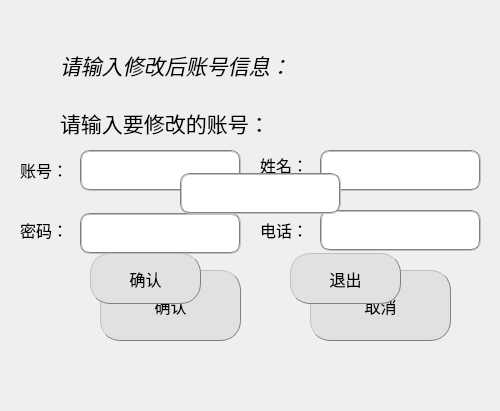
<?xml version="1.0" encoding="UTF-8"?>
<ui version="4.0">
 <class>ModifyAccount</class>
 <widget class="QDialog" name="ModifyAccount">
  <property name="geometry">
   <rect>
    <x>0</x>
    <y>0</y>
    <width>500</width>
    <height>411</height>
   </rect>
  </property>
  <property name="windowTitle">
   <string>Dialog</string>
  </property>
  <widget class="QWidget" name="modifyWidget" native="true">
   <property name="geometry">
    <rect>
     <x>0</x>
     <y>10</y>
     <width>501</width>
     <height>371</height>
    </rect>
   </property>
   <widget class="QLineEdit" name="telIn">
    <property name="geometry">
     <rect>
      <x>320</x>
      <y>200</y>
      <width>161</width>
      <height>41</height>
     </rect>
    </property>
    <property name="font">
     <font>
      <pointsize>12</pointsize>
     </font>
    </property>
    <property name="styleSheet">
     <string notr="true">border:2px groove gray;border-radius:10px;padding:2px 4px</string>
    </property>
   </widget>
   <widget class="QLabel" name="label_2">
    <property name="geometry">
     <rect>
      <x>20</x>
      <y>140</y>
      <width>91</width>
      <height>41</height>
     </rect>
    </property>
    <property name="text">
     <string>&lt;html&gt;&lt;head/&gt;&lt;body&gt;&lt;p&gt;&lt;span style=&quot; font-size:12pt;&quot;&gt;账号：&lt;/span&gt;&lt;/p&gt;&lt;/body&gt;&lt;/html&gt;</string>
    </property>
   </widget>
   <widget class="QLineEdit" name="numIn">
    <property name="geometry">
     <rect>
      <x>80</x>
      <y>140</y>
      <width>161</width>
      <height>41</height>
     </rect>
    </property>
    <property name="font">
     <font>
      <pointsize>12</pointsize>
     </font>
    </property>
    <property name="styleSheet">
     <string notr="true">border:2px groove gray;border-radius:10px;padding:2px 4px</string>
    </property>
   </widget>
   <widget class="QLabel" name="label_3">
    <property name="geometry">
     <rect>
      <x>20</x>
      <y>200</y>
      <width>91</width>
      <height>41</height>
     </rect>
    </property>
    <property name="text">
     <string>&lt;html&gt;&lt;head/&gt;&lt;body&gt;&lt;p&gt;&lt;span style=&quot; font-size:12pt;&quot;&gt;密码：&lt;/span&gt;&lt;/p&gt;&lt;/body&gt;&lt;/html&gt;</string>
    </property>
   </widget>
   <widget class="QLabel" name="label_5">
    <property name="geometry">
     <rect>
      <x>260</x>
      <y>200</y>
      <width>91</width>
      <height>41</height>
     </rect>
    </property>
    <property name="text">
     <string>&lt;html&gt;&lt;head/&gt;&lt;body&gt;&lt;p&gt;&lt;span style=&quot; font-size:12pt;&quot;&gt;电话：&lt;/span&gt;&lt;/p&gt;&lt;/body&gt;&lt;/html&gt;</string>
    </property>
   </widget>
   <widget class="QLineEdit" name="nameIn">
    <property name="geometry">
     <rect>
      <x>320</x>
      <y>140</y>
      <width>161</width>
      <height>41</height>
     </rect>
    </property>
    <property name="font">
     <font>
      <pointsize>12</pointsize>
     </font>
    </property>
    <property name="styleSheet">
     <string notr="true">border:2px groove gray;border-radius:10px;padding:2px 4px</string>
    </property>
   </widget>
   <widget class="QLabel" name="label_4">
    <property name="geometry">
     <rect>
      <x>260</x>
      <y>140</y>
      <width>81</width>
      <height>31</height>
     </rect>
    </property>
    <property name="text">
     <string>&lt;html&gt;&lt;head/&gt;&lt;body&gt;&lt;p&gt;&lt;span style=&quot; font-size:12pt;&quot;&gt;姓名：&lt;/span&gt;&lt;/p&gt;&lt;/body&gt;&lt;/html&gt;</string>
    </property>
   </widget>
   <widget class="QLineEdit" name="passwordIn">
    <property name="geometry">
     <rect>
      <x>80</x>
      <y>203</y>
      <width>161</width>
      <height>41</height>
     </rect>
    </property>
    <property name="font">
     <font>
      <pointsize>12</pointsize>
     </font>
    </property>
    <property name="styleSheet">
     <string notr="true">border:2px groove gray;border-radius:10px;padding:2px 4px</string>
    </property>
   </widget>
   <widget class="QPushButton" name="choseBtn">
    <property name="geometry">
     <rect>
      <x>100</x>
      <y>260</y>
      <width>141</width>
      <height>71</height>
     </rect>
    </property>
    <property name="font">
     <font>
      <pointsize>12</pointsize>
     </font>
    </property>
    <property name="styleSheet">
     <string notr="true">background-color: rgb(225, 225, 225);border:1px groove gray;border-radius:20px;padding:1px 4px;border-style: outset;</string>
    </property>
    <property name="text">
     <string>确认</string>
    </property>
   </widget>
   <widget class="QPushButton" name="exitBtn">
    <property name="geometry">
     <rect>
      <x>310</x>
      <y>260</y>
      <width>141</width>
      <height>71</height>
     </rect>
    </property>
    <property name="font">
     <font>
      <pointsize>12</pointsize>
     </font>
    </property>
    <property name="styleSheet">
     <string notr="true">background-color: rgb(225, 225, 225);border:1px groove gray;border-radius:20px;padding:1px 4px;border-style: outset;</string>
    </property>
    <property name="text">
     <string>取消</string>
    </property>
   </widget>
   <widget class="QLabel" name="label">
    <property name="geometry">
     <rect>
      <x>60</x>
      <y>-20</y>
      <width>311</width>
      <height>151</height>
     </rect>
    </property>
    <property name="text">
     <string>&lt;html&gt;&lt;head/&gt;&lt;body&gt;&lt;p&gt;&lt;span style=&quot; font-size:16pt; font-style:italic;&quot;&gt;请输入修改后账号信息：&lt;/span&gt;&lt;/p&gt;&lt;/body&gt;&lt;/html&gt;</string>
    </property>
   </widget>
  </widget>
  <widget class="QWidget" name="choseWidget" native="true">
   <property name="geometry">
    <rect>
     <x>20</x>
     <y>73</y>
     <width>471</width>
     <height>271</height>
    </rect>
   </property>
   <widget class="QPushButton" name="confirmBtn">
    <property name="geometry">
     <rect>
      <x>70</x>
      <y>180</y>
      <width>111</width>
      <height>51</height>
     </rect>
    </property>
    <property name="font">
     <font>
      <pointsize>12</pointsize>
     </font>
    </property>
    <property name="styleSheet">
     <string notr="true">background-color: rgb(225, 225, 225);border:1px groove gray;border-radius:20px;padding:1px 4px;border-style: outset;</string>
    </property>
    <property name="text">
     <string>确认</string>
    </property>
   </widget>
   <widget class="QPushButton" name="exitBtn1">
    <property name="geometry">
     <rect>
      <x>270</x>
      <y>180</y>
      <width>111</width>
      <height>51</height>
     </rect>
    </property>
    <property name="font">
     <font>
      <pointsize>12</pointsize>
     </font>
    </property>
    <property name="styleSheet">
     <string notr="true">background-color: rgb(225, 225, 225);border:1px groove gray;border-radius:20px;padding:1px 4px;border-style: outset;</string>
    </property>
    <property name="text">
     <string>退出</string>
    </property>
   </widget>
   <widget class="QLabel" name="label_6">
    <property name="geometry">
     <rect>
      <x>40</x>
      <y>20</y>
      <width>291</width>
      <height>61</height>
     </rect>
    </property>
    <property name="text">
     <string>&lt;html&gt;&lt;head/&gt;&lt;body&gt;&lt;p&gt;&lt;span style=&quot; font-size:16pt;&quot;&gt;请输入要修改的账号：&lt;/span&gt;&lt;/p&gt;&lt;/body&gt;&lt;/html&gt;</string>
    </property>
   </widget>
   <widget class="QLineEdit" name="accountIn">
    <property name="geometry">
     <rect>
      <x>160</x>
      <y>100</y>
      <width>161</width>
      <height>41</height>
     </rect>
    </property>
    <property name="font">
     <font>
      <pointsize>12</pointsize>
     </font>
    </property>
    <property name="styleSheet">
     <string notr="true">border:2px groove gray;border-radius:10px;padding:2px 4px</string>
    </property>
   </widget>
  </widget>
  <widget class="QLabel" name="label_7">
   <property name="geometry">
    <rect>
     <x>-10</x>
     <y>0</y>
     <width>511</width>
     <height>411</height>
    </rect>
   </property>
   <property name="text">
    <string/>
   </property>
   <property name="pixmap">
    <pixmap resource="pic.qrc">:/new/prefix1/6.png</pixmap>
   </property>
  </widget>
  <zorder>label_7</zorder>
  <zorder>modifyWidget</zorder>
  <zorder>choseWidget</zorder>
 </widget>
 <resources>
  <include location="pic.qrc"/>
 </resources>
 <connections/>
</ui>
